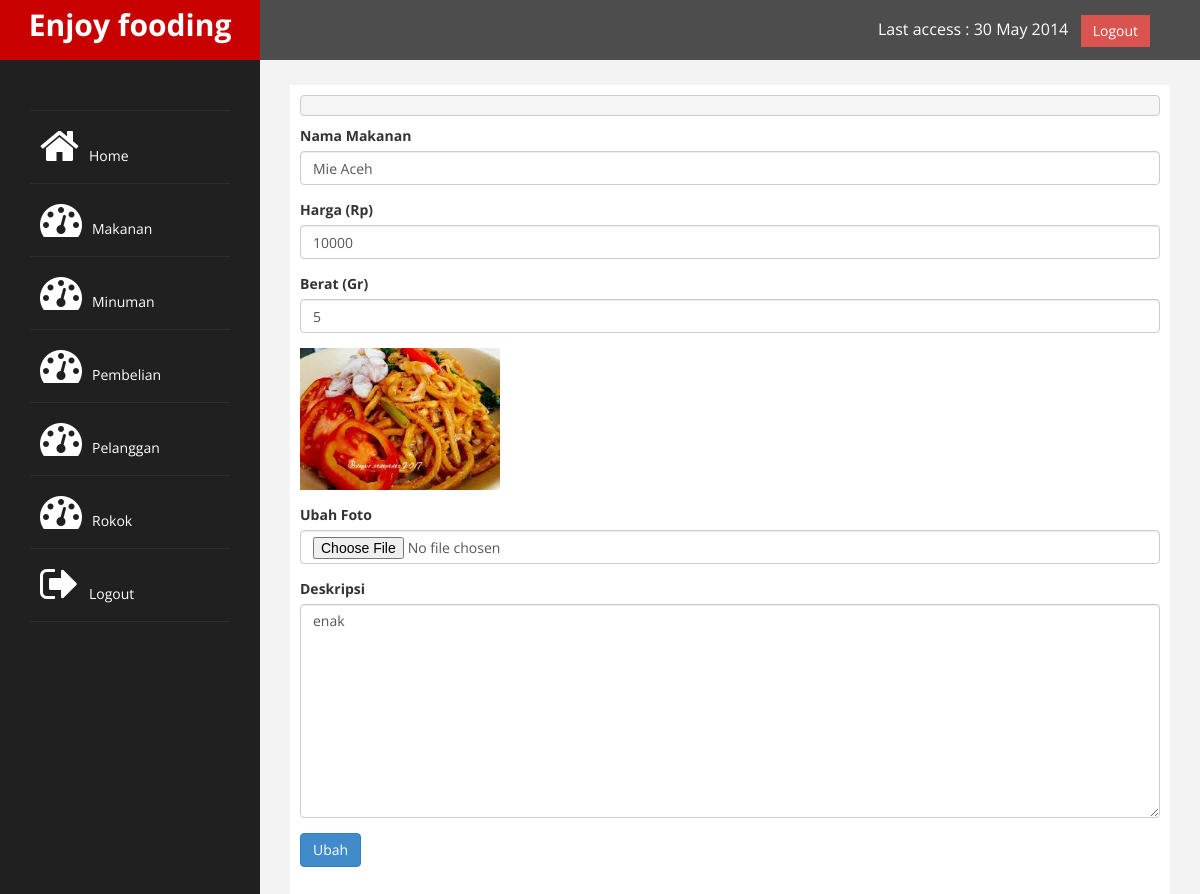
Page /admin/index.php?halaman=ubah&id=7 (signed in) on the committed database.
### tables this page shows
CREATE TABLE `makanan` (
  `id_makanan` int(11) NOT NULL,
  `nama_makanan` varchar(100) NOT NULL,
  `harga_makanan` int(11) NOT NULL,
  `berat_makanan` int(11) NOT NULL,
  `foto_makanan` varchar(100) NOT NULL,
  `deskripsi_makanan` text NOT NULL
);

### admin/makanan/ubah.php (the view, shortened to what this page needs)
<?php
$ambil = $koneksi->query("SELECT * FROM makanan WHERE id_makanan='$_GET[id]'");
$pecah = $ambil->fetch_assoc();
echo "<pre>";
echo "</pre>";
?>
<form method="post" enctype="multipart/form-data">
<div class="form-group">
	<label>Nama Makanan</label>
	<input type="text"  name="nama" class="form-control" value="<?php echo $pecah['nama_makanan']; ?>">
</div>
<div class="form-group">
	<label>Harga (Rp)</label>
	<input type="number"  class="form-control" name="harga" value="<?php echo $pecah['harga_makanan']; ?>"></div>
<div class="form-group">
	<label>Berat (Gr) </label>
	<input type="number"  class="form-control" name="berat" value="<?php echo $pecah['berat_makanan']; ?>"></div>
<div class="form-group">
	<img src="../foto_makanan/<?php echo $pecah ['foto_makanan'] ?>" width="200">
</div>
<div class="form-group">
	<label>Ubah Foto</label>
	<input type="file" name="foto"  class="form-control" >
</div>
<div class="form-group">
	<label>Deskripsi</label>
<textarea name="deskripsi" class="form-control"  rows="10"><?php echo $pecah['deskripsi_makanan']; ?></textarea>
</div>
<button class="btn btn-primary" name="ubah">Ubah</button>
</form>

### admin/assets/css/custom.css (style rules this page uses)
body { font-family: 'Open Sans', sans-serif; }

### rows in the picture
makanan: nama "Mie Aceh", harga "10000", berat "5", foto_makanan (picture), deskripsi "enak"
